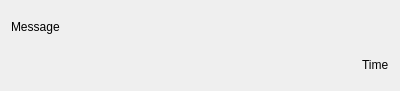
<?xml version="1.0" encoding="UTF-8"?>
<ui version="4.0">
 <class>ChatItemWidget</class>
 <widget class="QWidget" name="ChatItemWidget">
  <property name="geometry">
   <rect>
    <x>0</x>
    <y>0</y>
    <width>400</width>
    <height>91</height>
   </rect>
  </property>
  <property name="windowTitle">
   <string>Form</string>
  </property>
  <layout class="QVBoxLayout" name="verticalLayout">
   <item>
    <widget class="QLabel" name="lblTime">
     <property name="text">
      <string>Message</string>
     </property>
    </widget>
   </item>
   <item alignment="Qt::AlignRight">
    <widget class="QLabel" name="lblMessage">
     <property name="text">
      <string>Time</string>
     </property>
    </widget>
   </item>
  </layout>
 </widget>
 <resources/>
 <connections/>
</ui>
